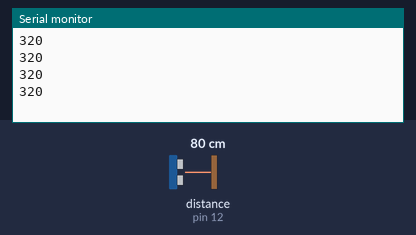
A sketch run on a simulated Arduino Uno, built with avr-gcc and run on an emulated ATmega328P. On the bench: the last lines printed to the serial monitor. Wiring (inferred from the names in the program): ultrasonic range finder: trigger pin 11; echo pin 12. Inputs (shaded band) come from the test bench; at power-on: distance to the obstacle (sensor on pin 12) 80 cm. The echo pulse lasts 58.3 µs per cm.

Above: at 1.2 s.
1.3 s: distance to the obstacle (sensor on pin 12) set to 2 cm
At 1.56 s:
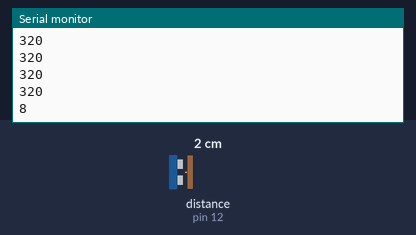
2.8 s: distance to the obstacle (sensor on pin 12) set to 4 cm
At 2.83 s:
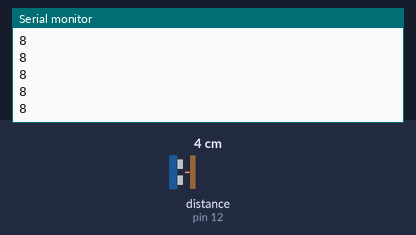
Timing chart, 0 to 5.8 s (numbered marks = the images above; inputs shaded):
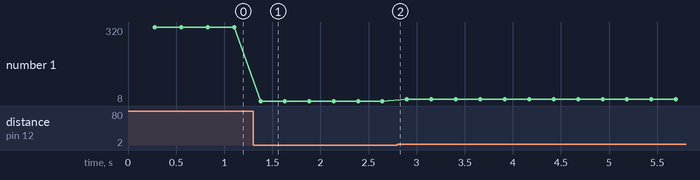

Measured:
- after the input at 1.3 s, the serial monitor: prints a new line after 0.08 s (image 1)
- plotted number 1: 320 → 8 after the input at 1.3 s, 8 → 16 after the input at 2.8 s

The sketch:

distance_sonar_arduino.ino
```cpp
/*
  ultrasonic sensor pins:
     VCC: +5VDC
     Trig - pin 11
     Echo - pin 12
     GND - GND
*/
#define trigPin 11
#define echoPin 12
long duration, distance;

void setup() {
  //serial port begin
  Serial.begin (9600);
  //Define inputs and outputs
  pinMode(trigPin, OUTPUT);
  pinMode(echoPin, INPUT);

}

void loop() {
  Serial.println(getAvgSonarReading(trigPin, echoPin));
}

int sonarReading(int trig, int echo) {
  //The sensor is triggered by a HIGH pulse of 10 or more microseconds
  //Give a short LOW pulse beforehand to ensure a clean HIGH pulse:

  digitalWrite(trigPin, LOW);
  delayMicroseconds(2);
  digitalWrite(trigPin, HIGH);
  delayMicroseconds(10);
  digitalWrite(trigPin, LOW);

  //read the signal from sensor : a HIGH pulse whose
  //duration is the time (in microseconds) from the sending
  //of the ping to the reception of its echo off an object

  pinMode(echoPin, INPUT);
  duration = pulseIn(echoPin, HIGH);

  //convert the time into a distance
  distance = (duration / 2 * 10) / 29.1;
  return distance;
}

int getAvgSonarReading(int trig, int echo) {
  distance = 0;
  for (int i = 0; i < 5; i++) {
    distance += sonarReading(trigPin, echoPin);
    delay(50);
  }
  distance = distance / 5;
  return distance;
}
```
